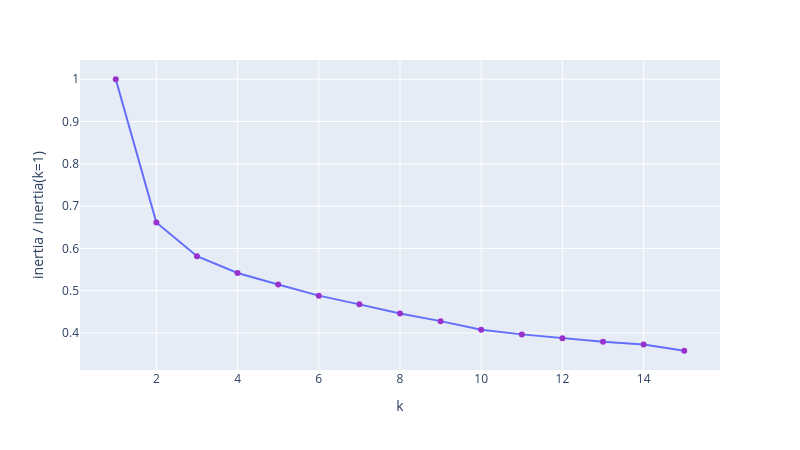

Notebook cell for this chart:
### Code cell
var = PCA_.explained_variance_ratio_

# Anzahl der Hauptkomponenten bestimmen, die mindestens 95 % der Gesamtvarianz haben
total = 0
n = 0

for v in var:
    total += v
    n += 1

    if  total >= 0.95:
        break
        
X_PCA = PCA_.transform(X)
# Nur die ersten n Hauptkomponenten für die Clustering
X_reduced = X_PCA[:, :n]

# Elbow-Methode zur Bestimmung einer geeigneten Clusteranzahl
def elbow(n_init=10, k_max=15, data=X_reduced):
    ks = np.arange(1,k_max+1)
    inertias = [KMeans(n_clusters=k, n_init=n_init, random_state=0).fit(data).inertia_ for k in ks]
    
    return ks, inertias

ks, inertias = elbow(n_init=50)
ret = np.array(inertias) / inertias[0]

# Visualisierung der Elbow-Methode
fig = px.line(x=ks, y=ret, markers=True, labels={"x": "k", "y": "inertia / inertia(k=1)"}, width=800, height=450)
fig.update_traces(marker=dict(color="darkorchid"))
fig.show()

### Figure 1 — Plotly figure (JSON) as saved in the notebook; plotly's stock layout.template omitted (floating-point values rounded to 4 significant figures)
{"data": [{"hovertemplate": "k=%{x}<br>inertia / inertia(k=1)=%{y}<extra></extra>", "legendgroup": "", "line": {"color": "#636efa", "dash": "solid"}, "marker": {"color": "darkorchid", "symbol": "circle"}, "mode": "lines+markers", "name": "", "orientation": "v", "showlegend": false, "type": "scatter", "x": [1, 2, 3, 4, 5, 6, 7, 8, 9, 10, 11, 12, 13, 14, 15], "xaxis": "x", "y": [1.0, 0.6612, 0.5816, 0.5419, 0.5144, 0.4882, 0.4676, 0.446, 0.428, 0.4076, 0.3966, 0.3877, 0.3792, 0.3725, 0.3579], "yaxis": "y"}], "layout": {"height": 450, "legend": {"tracegroupgap": 0}, "margin": {"t": 60}, "width": 800, "xaxis": {"anchor": "y", "domain": [0, 1], "title": {"text": "k"}}, "yaxis": {"anchor": "x", "domain": [0, 1], "title": {"text": "inertia / inertia(k=1)"}}}}
